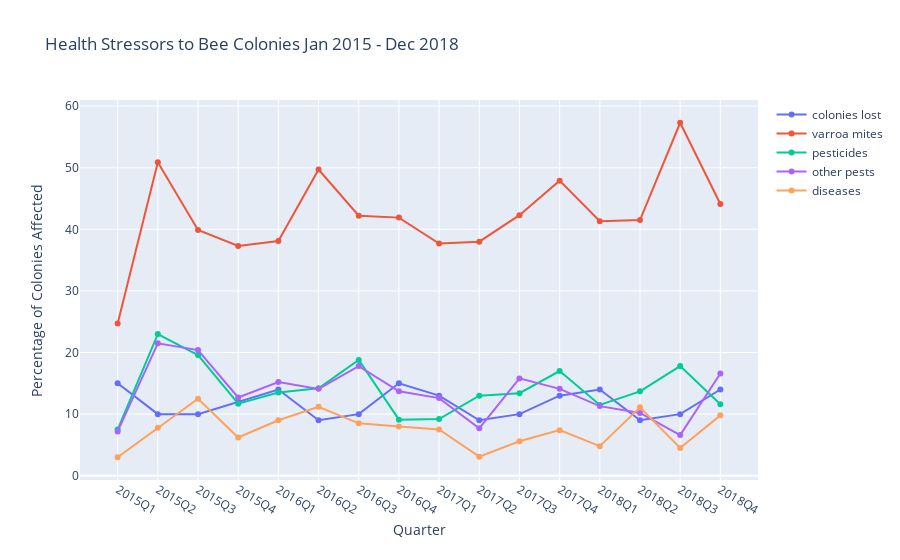

Notebook source saved alongside this figure:
### Code cell
# Create traces
fig = go.Figure()
fig.add_trace(go.Scatter(x=ca_df.period, y=ca_df.lost_perc,
                    mode='lines+markers',
                    name='colonies lost'))
fig.add_trace(go.Scatter(x=ca_df.period, y=ca_df.varroa_mites,
                    mode='lines+markers',
                    name='varroa mites'))
fig.add_trace(go.Scatter(x=ca_df.period, y=ca_df.pesticides,
                    mode='lines+markers', name='pesticides'))

fig.add_trace(go.Scatter(x=ca_df.period, y=ca_df.other_pests,
                    mode='lines+markers', name='other pests'))

fig.add_trace(go.Scatter(x=ca_df.period, y=ca_df.diseases,
                    mode='lines+markers', name='diseases'))

fig.update_layout(title='Health Stressors to Bee Colonies Jan 2015 - Dec 2018',
                   xaxis_title='Quarter',
                   yaxis_title='Percentage of Colonies Affected')


fig.show()

### Figure 1 — Plotly figure (JSON) as saved in the notebook; plotly's stock layout.template omitted (floating-point values rounded to 4 significant figures)
{"data": [{"mode": "lines+markers", "name": "colonies lost", "type": "scatter", "x": ["2015Q1", "2015Q2", "2015Q3", "2015Q4", "2016Q1", "2016Q2", "2016Q3", "2016Q4", "2017Q1", "2017Q2", "2017Q3", "2017Q4", "2018Q1", "2018Q2", "2018Q3", "2018Q4"], "y": [15, 10, 10, 12, 14, 9, 10, 15, 13, 9, 10, 13, 14, 9, 10, 14]}, {"mode": "lines+markers", "name": "varroa mites", "type": "scatter", "x": ["2015Q1", "2015Q2", "2015Q3", "2015Q4", "2016Q1", "2016Q2", "2016Q3", "2016Q4", "2017Q1", "2017Q2", "2017Q3", "2017Q4", "2018Q1", "2018Q2", "2018Q3", "2018Q4"], "y": [24.7, 50.9, 39.9, 37.3, 38.1, 49.7, 42.2, 41.9, 37.7, 38, 42.3, 47.9, 41.3, 41.5, 57.3, 44.1]}, {"mode": "lines+markers", "name": "pesticides", "type": "scatter", "x": ["2015Q1", "2015Q2", "2015Q3", "2015Q4", "2016Q1", "2016Q2", "2016Q3", "2016Q4", "2017Q1", "2017Q2", "2017Q3", "2017Q4", "2018Q1", "2018Q2", "2018Q3", "2018Q4"], "y": [7.5, 23, 19.6, 11.7, 13.5, 14.2, 18.8, 9.1, 9.2, 13, 13.4, 17, 11.5, 13.7, 17.8, 11.6]}, {"mode": "lines+markers", "name": "other pests", "type": "scatter", "x": ["2015Q1", "2015Q2", "2015Q3", "2015Q4", "2016Q1", "2016Q2", "2016Q3", "2016Q4", "2017Q1", "2017Q2", "2017Q3", "2017Q4", "2018Q1", "2018Q2", "2018Q3", "2018Q4"], "y": [7.2, 21.5, 20.4, 12.7, 15.2, 14.1, 17.8, 13.7, 12.6, 7.7, 15.8, 14.1, 11.3, 10.2, 6.6, 16.6]}, {"mode": "lines+markers", "name": "diseases", "type": "scatter", "x": ["2015Q1", "2015Q2", "2015Q3", "2015Q4", "2016Q1", "2016Q2", "2016Q3", "2016Q4", "2017Q1", "2017Q2", "2017Q3", "2017Q4", "2018Q1", "2018Q2", "2018Q3", "2018Q4"], "y": [3, 7.8, 12.5, 6.2, 9, 11.2, 8.5, 8, 7.5, 3.1, 5.6, 7.4, 4.8, 11.1, 4.5, 9.8]}], "layout": {"title": {"text": "Health Stressors to Bee Colonies Jan 2015 - Dec 2018"}, "xaxis": {"title": {"text": "Quarter"}}, "yaxis": {"title": {"text": "Percentage of Colonies Affected"}}}}
